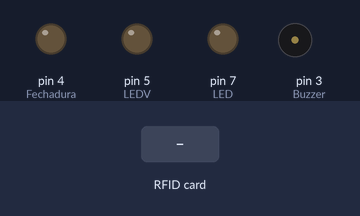
Simulated run of this sketch. Board: Arduino Uno, built with avr-gcc and run on an emulated ATmega328P. Parts: output pins drawn as LEDs (lit = HIGH), buzzer (waves = sounding). Dashed ring = blinking. The test bench sets the inputs (shaded band). Pins used as bus, display or sensor lines are not drawn; what the sketch prints to the serial monitor is not drawn.

Above: at 1.2 s.
1.3 s: RFID card 5E 7A 19 C4 held to the reader
At 1.61 s:
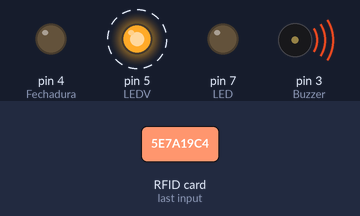
Timing chart, 0 to 4.3 s (numbered marks = the images above; inputs shaded):
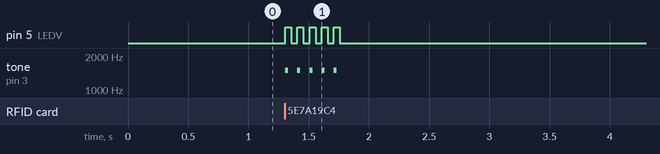

Measured:
- after the input at 1.3 s, pin 5 (LEDV): alternates HIGH for 0.05 s and LOW for 0.05 s, 10 changes in all, then stays LOW, starting at once; tone on pin 3 (Buzzer): alternates 1500 Hz for 0.03 s and silent for 0.08 s, 10 changes in all, then stays silent, starting at once

The sketch:

Leitor_RFID_com_Fechadura_Definitivos.ino
```cpp
// Matheus Dias
/*Reset > Pin 6
SDA > Pin 10  (SS)
MOSI > Pin 11
MISO > Pin 12
SCK > Pin 13
Gnd > Ground
3.3v > 3.3v
LEDALTOBRILHO > 5*/


#include <SPI.h>
#include <MFRC522.h>
#define SS_PIN 10
#define RST_PIN 9
MFRC522 mfrc522(SS_PIN, RST_PIN);
const int LED= 7;
const int LEDV= 5;
const int Fechadura= 4;
const int Buzzer= 3;

void setup() {
	Serial.begin(9600);	// Iniciando a comunicação do Computador com o Arduíno
	SPI.begin();		// Iniciando o sistema de transferência de Informações SPI
	mfrc522.PCD_Init();	// Iniciando o Leitor de Rádio Frequência
	Serial.println("Procurando uma TAG RFID para leitura.");
        pinMode(LED, OUTPUT); // Declarando Led's, Buzzer e a Fechadura.
        pinMode(LEDV, OUTPUT);
        pinMode(Buzzer, OUTPUT);
        pinMode(Fechadura, OUTPUT);
        digitalWrite(LED, 0);
        digitalWrite(LEDV, 0);
        digitalWrite(Fechadura, 0);

}

void loop() {

	if ( ! mfrc522.PICC_IsNewCardPresent()) { // Procurando Por Cartões para Serem Lidos
          return;
	}


	if ( ! mfrc522.PICC_ReadCardSerial()) { // Lendo informação do cartão e salvando na Memória do Leitor
		return;
	}


        if (mfrc522.uid.uidByte[1] == 216 && mfrc522.uid.uidByte[2] == 229 && mfrc522.uid.uidByte[3] == 164 && mfrc522.uid.uidByte[4] == 0){ // Condição para Cartão Cadastrado ou Não Cadastrado
          digitalWrite(7, 1);
          delay(100);
          abrir(); // Se o Cartão lido estiver cadastrado, vá para a função Abrir().
        }
          else{
          negar(); // Se o Cartão lido não estiver Cadastrado, vá para função Negar().
        }
}

void abrir(){
 for(int i=0; i<5; i++){ // Toca um som no Buzzer e pisca o Led Verde.
   tone(Buzzer, 6000, 25);
   digitalWrite(7, 1);
   tone(Buzzer, 6000, 25);
   delay(50);
   tone(Buzzer, 6000, 25);
   digitalWrite(7, 0);
   delay(50);

 }
 Serial.println("Seja Bem Vindo Fulano"); // Imprime na serial monitor
 digitalWrite(4, HIGH);
 delay(200);
 digitalWrite(4, LOW);
 for (byte j = 0; j< 4; j++){
            mfrc522.uid.uidByte[j] = 0; // Obrigando a memória do leitor a resetar
    }
 return loop();
}

void negar(){ // Toca um som no Buzzer e pisca os leds vermelhos
   for(int i=0; i<5; i++){
   tone(Buzzer, 2000, 25);
   digitalWrite(5, 1);
   tone(Buzzer, 1500, 25);
   delay(50);
   digitalWrite(5, 0);
   delay(50);

 }
 Serial.println("Não Autorizado"); // Imprime no Monitor Serial Não autorizado
 for (byte j = 0; j< 4; j++){
            mfrc522.uid.uidByte[j] = 0; // Obriga o leitor a resetar a memória
    }
 return loop();
}
```
